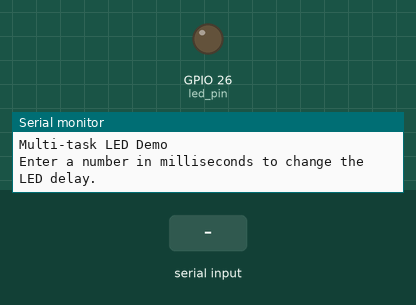
A sketch run on a simulated ESP32. Shown: output pins drawn as LEDs (lit = HIGH), the last lines printed to the serial monitor. The test bench sets the inputs (shaded band).

Above: at 1.8 s.
1.9 s: "90,45\n" received over Serial
At 2.94 s:
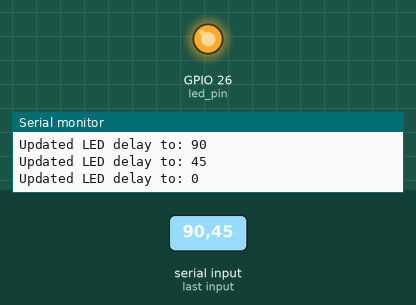
4.9 s: "30,150\n" received over Serial
At 6.9 s:
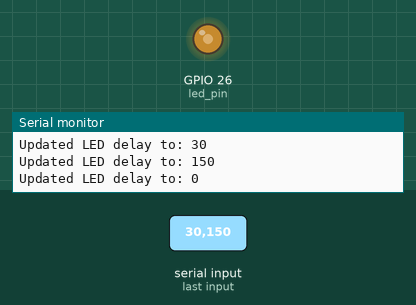
Timing chart, 0 to 8.4 s (numbered marks = the images above; inputs shaded):
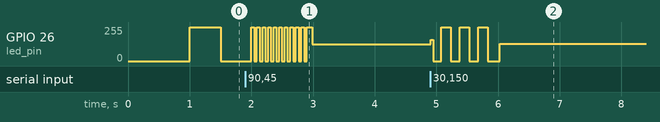

The sketch:

serial-blinker.c.ino
```cpp
// Use only core 1 for demo purposes
#if CONFIG_FREERTOS_UNICORE
  static const BaseType_t app_cpu = 0;
#else
  static const BaseType_t app_cpu = 1;
#endif

#define SERIAL_BAUD 115200
#define DEFAULT_STACK_SIZE 1024
#define DEFAULT_STACK_PRIORITY 1

// Pins
const int led_pin = 26;

// Globals
static volatile int led_delay = 500;   // ms

//*****************************************************************************
// Tasks

// Task: Blink LED at rate set by global variable
void toggleLED(void *parameter) {
  while (1) {
    digitalWrite(led_pin, HIGH);
    vTaskDelay(led_delay / portTICK_PERIOD_MS);
    digitalWrite(led_pin, LOW);
    vTaskDelay(led_delay / portTICK_PERIOD_MS);
  }
}

// Task: Read from serial terminal
// Note: This does NOT expect any line ending after serial data is sent.
void readSerial(void *parameters) {

  // Loop forever
  while (1) {

    // Read characters from serial
    if (Serial.available() > 0) {
      led_delay = Serial.parseInt();
      Serial.print("Updated LED delay to: ");
      Serial.println(led_delay);
    }
  }
}

//*****************************************************************************
// Main

void setup() {

  // Configure pin
  pinMode(led_pin, OUTPUT);

  // Configure serial and wait a second
  Serial.begin(SERIAL_BAUD);
  vTaskDelay(1000 / portTICK_PERIOD_MS);
  Serial.println("Multi-task LED Demo");
  Serial.println("Enter a number in milliseconds to change the LED delay.");

  // Start blink task
  xTaskCreatePinnedToCore(          // Use xTaskCreate() in vanilla FreeRTOS
            toggleLED,              // Function to be called
            "Toggle LED",           // Name of task
            DEFAULT_STACK_SIZE,     // Stack size (bytes in ESP32, words in FreeRTOS)
            NULL,                   // Parameter to pass
            DEFAULT_STACK_PRIORITY, // Task priority
            NULL,                   // Task handle
            app_cpu);               // Run on one core for demo purposes (ESP32 only)

  // Start serial read task
  xTaskCreatePinnedToCore(          // Use xTaskCreate() in vanilla FreeRTOS
            readSerial,             // Function to be called
            "Read Serial",          // Name of task
            DEFAULT_STACK_SIZE,     // Stack size (bytes in ESP32, words in FreeRTOS)
            NULL,                   // Parameter to pass
            DEFAULT_STACK_PRIORITY, // Task priority (must be same to prevent lockup)
            NULL,                   // Task handle
            app_cpu);               // Run on one core for demo purposes (ESP32 only)

  // Delete "setup and loop" task
  vTaskDelete(NULL);
}

void loop() {
  // Execution should never get here
}
```

Measured:
- after the input at 4.9 s, GPIO 26 (led_pin): 127/255 → 161/255 at once, then repeats every 0.28 s: 0/255 0.13 s, 255/255 0.15 s, until it stays 128/255 from 6.0 s
